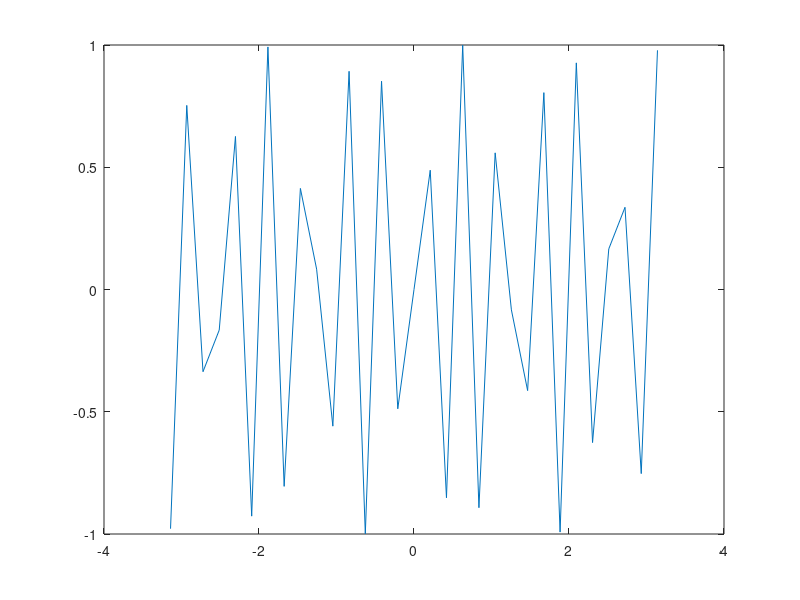

This figure's MATLAB source:
clc, clearvars,close all

V1 =4:2:100;
V2 = 5:-1:-5;

v3 =linspace(0,1);

B= rand(200,300);
V4 = B(10:15 , 9:12);

x = -pi:(pi/15):pi;
plot(x, sin(4*pi*x))